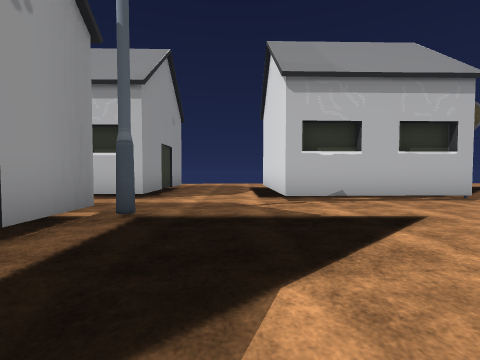
View 1 (above)

24 first-person views from a walk through a 3-D level made in the Unity game engine. The camera is 1.2 m above the floor, tilts 2° down and sees 90° across. The floor is counted in squares, 2 m on a side. Each view is taken from the middle of a square. On the plan, view 1 faces up. The plan holds only what a view shows up to about 9 squares ahead; the rest is blank. The place goes on beyond the plan. The player character is not drawn. Some surface patterns are stand-ins.

View 2
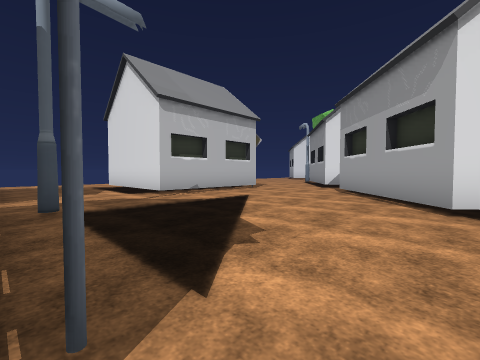

View 3
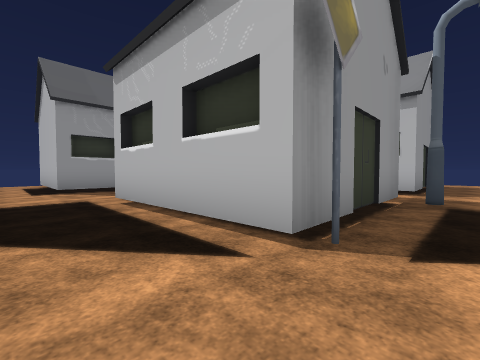

View 4
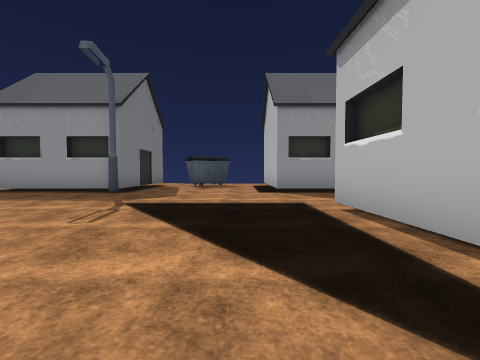

View 5
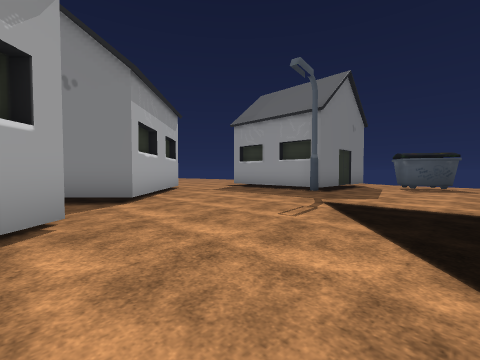

View 6
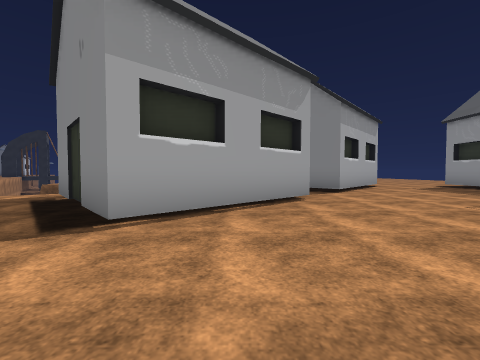

View 7
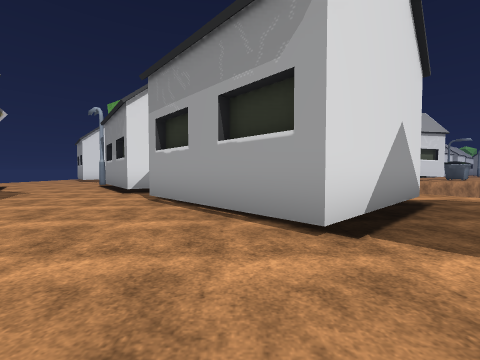

View 8
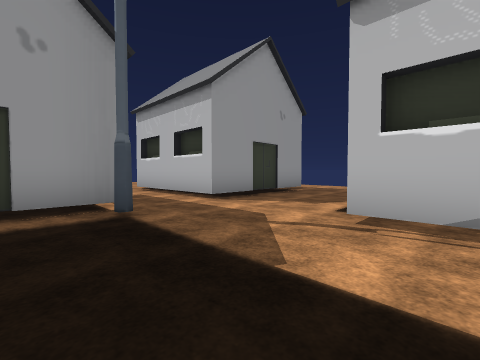

View 9
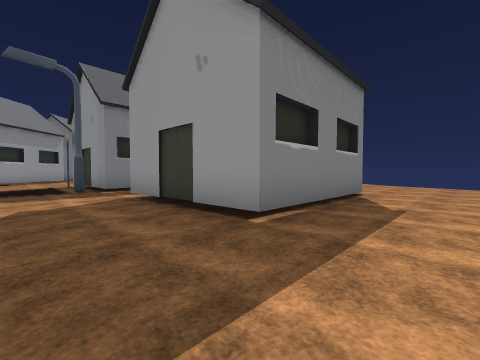

View 10
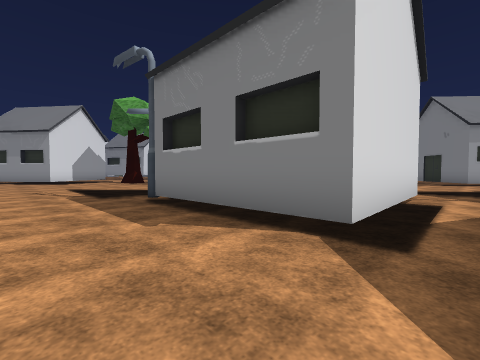

View 11
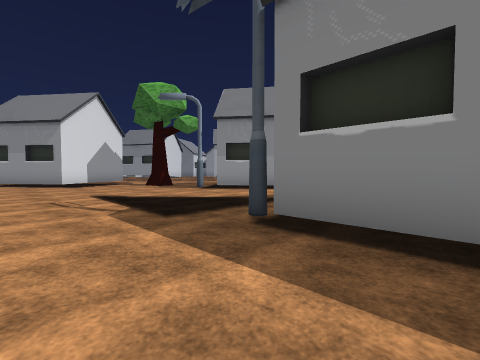

View 12
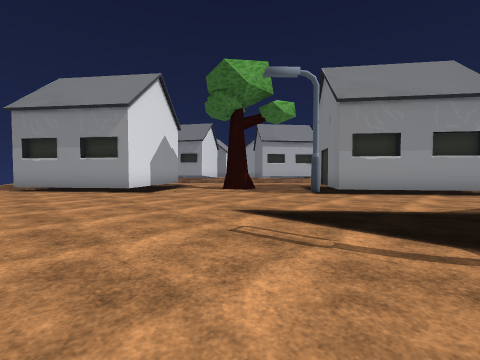

View 13
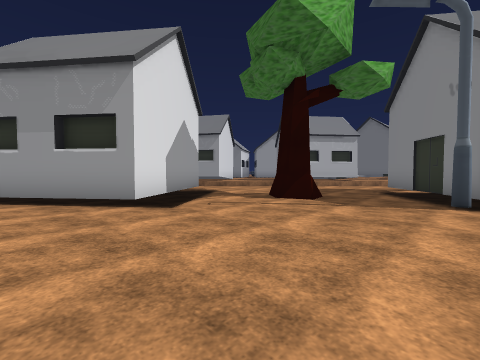

View 14
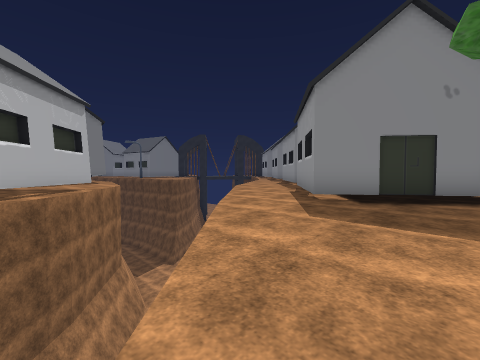

View 15
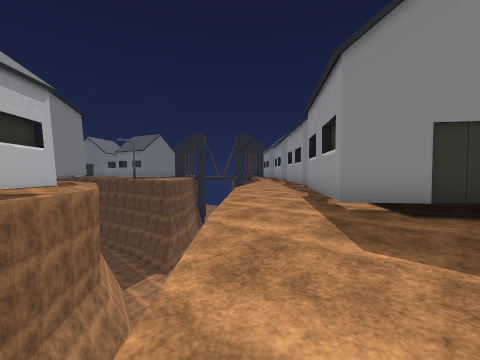

View 16
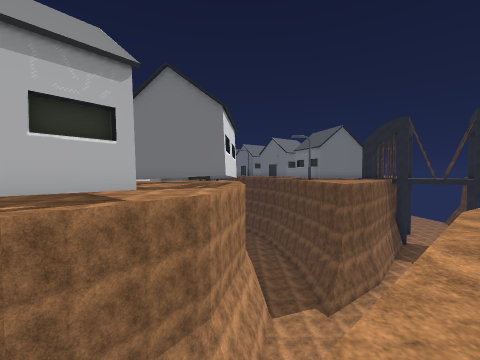

View 17
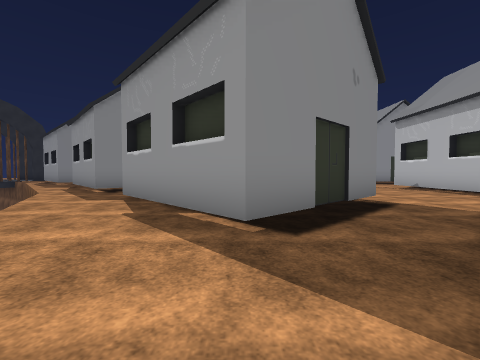

View 18
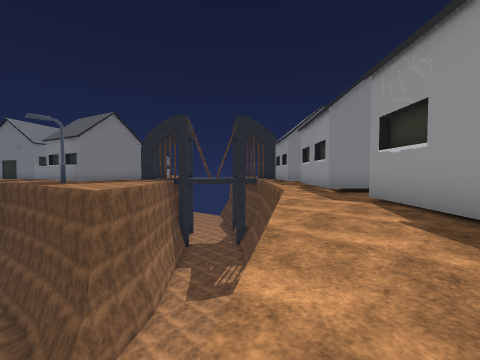

View 19
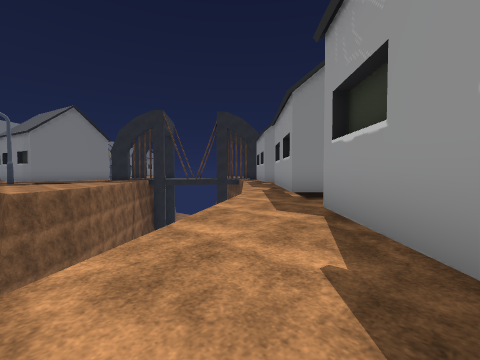

View 20
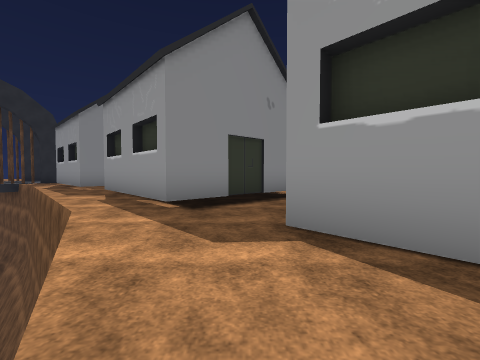

View 21
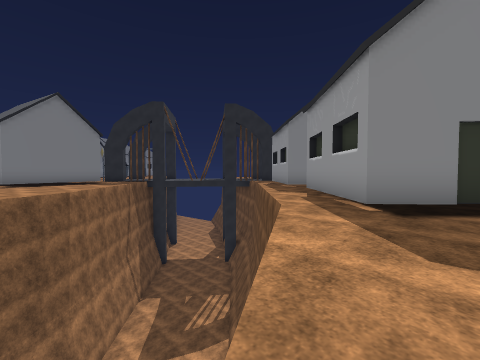

View 22
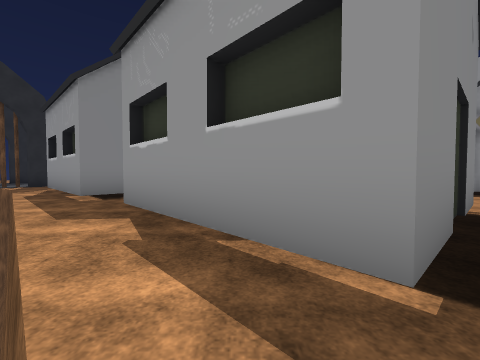

View 23
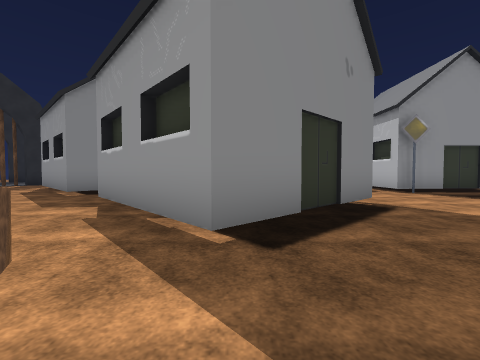

View 24
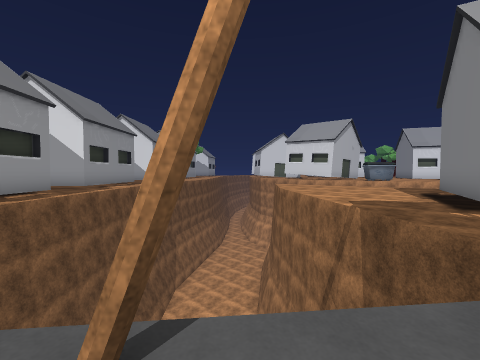

### Floor plan
Key: @ floor where view 1 was taken; # wall or solid block; x gap in a wall; . main floor; : floor 0.25 m higher than the main floor; v drop or lower ground; S streetlight; I sign; C container; T tree.
Columns run from 13 left of view 1 to 17 right of it. Each row starts with its distance up from view 1.
 12                     ...........
 11    ...........................#
 10    .........................###
  9    ....####....###S.........##
  8           #...##   .........##
  7           #...#    ..........##
  6        ####...#  ##....S..T....
  5        .......####....##.......
  4          ............####.....v
  3           #S........##  ##...v
  2           ##.........  ###..v
  1     #     ##.....###..##...v
  0     #..####I.@..#####.....v
 -1  ####...........## ##....v   v#
 -2 ................####....v   v##
 -3 .C...........##..##...vv   vx#
 -4  C..........####.....v    vv:
 -5   .........##  #...v      v:::
 -6   ##S.......   #..v    vvvv:::
 -7    ##....#. ####v     vvvvv:::
 -8     #...### ...v  vv  vvvvv####
 -9     #..##  ##.vv  vvv v
-10        #   ##vvvv vvvvv
-11           ##vvvvvv vvvv
-12          ##vvv vvvvv..vv
-13         ..vv    vvv...vv
-14         .v       v....vv
-15         #       v.....
-16                v......v
-17            #v vv..... v
-18            ..vv..####

Where each view was taken, in squares from view 1:
view 1: 0 up, 0 right, facing up
view 2: 1 down, 2 left, facing up-right
view 3: 2 down, 1 left, facing up-left
view 4: 2 down, 2 left, facing left
view 5: 2 down, 2 left, facing down-left
view 6: 0 up, 1 left, facing down
view 7: 0 up, 0 right, facing right
view 8: 2 up, 2 right, facing up-left
view 9: 11 up, 0 right, facing down-left
view 10: 11 up, 0 right, facing down-right
view 11: 11 up, 3 right, facing down-right
view 12: 12 up, 7 right, facing down-right
view 13: 11 up, 10 right, facing down-right
view 14: 5 up, 17 right, facing down-left
view 15: 4 up, 16 right, facing down-left
view 16: 1 up, 13 right, facing down
view 17: 1 down, 10 right, facing left
view 18: 2 down, 10 right, facing down-left
view 19: 2 down, 8 right, facing down-left
view 20: 4 down, 7 right, facing left
view 21: 4 down, 7 right, facing down-left
view 22: 6 down, 4 right, facing left
view 23: 5 down, 5 right, facing left
view 24: 18 down, 2 left, facing up-right
